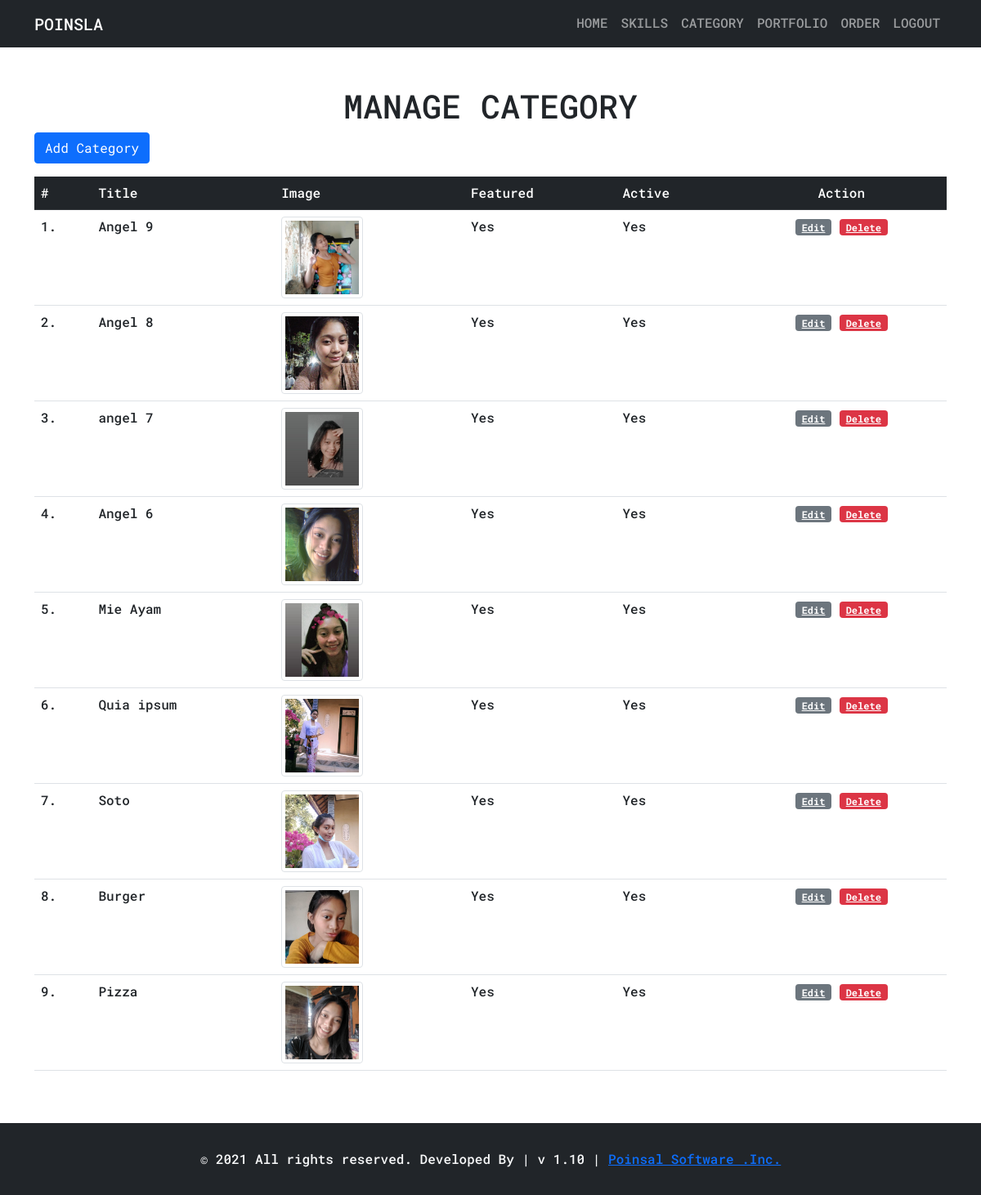
Screenshot of /admin/manage-category.php (signed in) with the database file from the repository.
### tables this page shows
CREATE TABLE `tbl_category` (
  `id` int(10) UNSIGNED NOT NULL,
  `title` varchar(100) NOT NULL,
  `image_name` varchar(255) NOT NULL,
  `featured` varchar(10) NOT NULL,
  `active` varchar(10) NOT NULL
);

### admin/manage-category.php (the view, shortened to what this page needs)
<?php include('partials/menu.php'); ?>
<div class="container">
    <h1 class="text-center mt-5 text-uppercase">Manage Category</h1>
    <a href="<?= SITEURL; ?>admin/add-category.php" class="btn btn-primary mb-3">Add Category</a>
    <div class="row">
        <div class="table-responsive mb-5">
            <table class="table">
                <tr class="table-dark">
                    <th>#</th>
                    <th>Title</th>
                    <th>Image</th>
                    <th>Featured</th>
                    <th>Active</th>
                    <th class="text-center">Action</th>
                </tr>
                <?php
                $sql = "SELECT * FROM tbl_category ORDER BY id DESC";
                $res = mysqli_query($conn, $sql);
                $count = mysqli_num_rows($res);
                $no = 1;
                if ($count > 0) {
                    while ($row = mysqli_fetch_assoc($res)) {
                        $id = $row['id'];
                        $title = $row['title'];
                        $image_name = $row['image_name'];
                        $featured = $row['featured'];
                        $active = $row['active'];
                ?>
                        <tr>
                            <td><?= $no++; ?>. </td>
                            <td><?= $title; ?></td>
                            <td>
                                <?php
                                if ($image_name != "") {
                                ?>
                                    <img class="img-fluid img-thumbnail" src="<?= SITEURL; ?>images/category/<?= $image_name; ?>" width="100px">
                                <?php
                                } else {
                                ?>
                                    <img class="img-fluid img-thumbnail" src="../assets/images/dafault/dafault.jpeg" width="100px">
                                <?php
                                }
                                ?>
                            </td>
                            <td><?= $featured; ?></td>
                            <td><?= $active; ?></td>
                            <td class="text-center">
                                <a href="<?= SITEURL; ?>admin/update-category.php?id=<?= $id; ?>" class="badge btn-secondary">Edit</a>
                                <a href="<?= SITEURL; ?>admin/delete-category.php?id=<?= $id; ?>&image_name=<?= $image_name; ?>" class="badge btn-danger">Delete</a>
                            </td>
                        </tr>
                    <?php
                    }
                }
                ?>
            </table>
        </div>
    </div>
</div>
<?php include('partials/footer.php'); ?>

### admin/partials/menu.php (shortened to what this page needs)
<!DOCTYPE html>
<html lang="en">
<head>
    <link rel="stylesheet" href="../assets/css/main-front.css">
    <link rel="stylesheet" href="../assets/css/bootstrap.min.css">
</head>
<body>
    <nav class="navbar navbar-expand-lg navbar-dark bg-dark">
        <div class="container">
            <a class="navbar-brand text-uppercase" href="<?= SITEURL; ?>index.php">Poinsla</a>
            <div class="collapse navbar-collapse" id="navbarNavAltMarkup">
                <ul class="navbar-nav ms-auto text-uppercase">
                    <li class="nav-item">
                        <a class="nav-link" href="index.php">Home</a>
                    </li>
                    <li class="nav-item">
                        <a class="nav-link" href="manage-skills.php">Skills</a>
                    </li>
                    <li class="nav-item">
                        <a class="nav-link" href="manage-category.php">Category</a>
                    </li>
                    <li class="nav-item">
                        <a class="nav-link" href="manage-food.php">Portfolio</a>
                    </li>
                    <li class="nav-item">
                        <a class="nav-link" href="manage-order.php">Order</a>
                    </li>
                    <li class="nav-item">
                        <a class="nav-link" href="logout.php">Logout</a>
                    </li>
                </ul>
            </div>
        </div>
    </nav>

### admin/partials/footer.php (shortened to what this page needs)
<div class="footer-front text-light py-3 bg-dark">
    <div class="wrapper">
        <p class="mt-3 text-center">&copy; <?= date('Y'); ?> All rights reserved. Developed By | v 1.10 | <a href="https://poinsla.com">Poinsal Software .Inc.</a></p>
    </div>
</div>
</body>
</html>

### assets/css/main-front.css (style rules this page uses)
* { font-family: 'Roboto Mono', sans-serif; font-weight: 500; }
html, body, div, span, applet, object, iframe, h1, h2, h3, h4, h5, h6, p, blockquote, div pre, a, abbr, acronym, address, big, cite, code, del, dfn, em, font, img, ins, kbd, q, s, samp, small, strike, strong, sub, sup, tt, var, b, u, i, center, dl, dt, dd, ol, ul, li, figure, header, nav, section, article, aside, footer, figcaption { margin: 0; padding: 0; border: 0; outline: 0; text-decoration: none; }
nav .navbar-nav li::after { content: ""; height: 2px; width: 0%; background: #f44336; display: block; margin: auto; -webkit-transition: 0.5s; transition: 0.5s; }
.footer-front { background-color: black; }

### rows the page displays
tbl_category: title "Angel 9", image_name (picture), featured "Yes", active "Yes"
tbl_category: title "Angel 8", image_name (picture), featured "Yes", active "Yes"
tbl_category: title "angel 7", image_name (picture), featured "Yes", active "Yes"
tbl_category: title "Angel 6", image_name (picture), featured "Yes", active "Yes"
tbl_category: title "Mie Ayam", image_name (picture), featured "Yes", active "Yes"
tbl_category: title "Quia ipsum", image_name (picture), featured "Yes", active "Yes"
tbl_category: title "Soto", image_name (picture), featured "Yes", active "Yes"
tbl_category: title "Burger", image_name (picture), featured "Yes", active "Yes"
tbl_category: title "Pizza", image_name (picture), featured "Yes", active "Yes"
